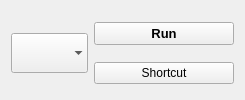
          <widget class="QFrame" name="startGroup">
           <layout class="QHBoxLayout" name="horizontalLayout_5" stretch="1,0">
            <property name="bottomMargin">
             <number>4</number>
            </property>
            <item>
             <widget class="QComboBox" name="executablesListBox">
              <property name="sizePolicy">
               <sizepolicy hsizetype="Preferred" vsizetype="Fixed">
                <horstretch>0</horstretch>
                <verstretch>0</verstretch>
               </sizepolicy>
              </property>
              <property name="minimumSize">
               <size>
                <width>0</width>
                <height>40</height>
               </size>
              </property>
              <property name="font">
               <font>
                <pointsize>9</pointsize>
                <bold>true</bold>
               </font>
              </property>
              <property name="toolTip">
               <string>Pick a program to run.</string>
              </property>
              <property name="whatsThis">
               <string>
                                &lt;!DOCTYPE HTML PUBLIC &quot;-//W3C//DTD HTML 4.0//EN&quot; &quot;http://www.w3.org/TR/REC-html40/strict.dtd&quot;&gt;
                                &lt;html&gt;&lt;head&gt;&lt;meta name=&quot;qrichtext&quot; content=&quot;1&quot; /&gt;&lt;style type=&quot;text/css&quot;&gt;
                                p, li { white-space: pre-wrap; }
                                &lt;/style&gt;&lt;/head&gt;&lt;body style=&quot; font-family:'MS Shell Dlg 2'; font-size:8.25pt; font-weight:400; font-style:normal;&quot;&gt;
                                &lt;p style=&quot; margin-top:0px; margin-bottom:0px; margin-left:0px; margin-right:0px; -qt-block-indent:0; text-indent:0px;&quot;&gt;&lt;span style=&quot; font-size:8pt;&quot;&gt;Choose the program to run. Once you start using ModOrganizer, you should always run your game and tools from here or through shortcuts created here, otherwise mods installed through MO will not be visible.&lt;/span&gt;&lt;/p&gt;
                                &lt;p style=&quot; margin-top:0px; margin-bottom:0px; margin-left:0px; margin-right:0px; -qt-block-indent:0; text-indent:0px;&quot;&gt;&lt;span style=&quot; font-size:8pt;&quot;&gt;You can add new Tools to this list, but I can't promise tools I haven't tested will work.&lt;/span&gt;&lt;/p&gt;&lt;/body&gt;&lt;/html&gt;
                              </string>
              </property>
              <property name="iconSize">
               <size>
                <width>32</width>
                <height>32</height>
               </size>
              </property>
              <property name="frame">
               <bool>false</bool>
              </property>
             </widget>
            </item>
            <item>
             <layout class="QVBoxLayout" name="verticalLayout_12" stretch="0,0">
              <item>
               <widget class="QPushButton" name="startButton">
                <property name="sizePolicy">
                 <sizepolicy hsizetype="Expanding" vsizetype="Fixed">
                  <horstretch>0</horstretch>
                  <verstretch>0</verstretch>
                 </sizepolicy>
                </property>
                <property name="minimumSize">
                 <size>
                  <width>120</width>
                  <height>0</height>
                 </size>
                </property>
                <property name="maximumSize">
                 <size>
                  <width>16777215</width>
                  <height>16777215</height>
                 </size>
                </property>
                <property name="font">
                 <font>
                  <pointsize>10</pointsize>
                  <bold>true</bold>
                 </font>
                </property>
                <property name="toolTip">
                 <string>Run program</string>
                </property>
                <property name="whatsThis">
                 <string>
                                    &lt;!DOCTYPE HTML PUBLIC &quot;-//W3C//DTD HTML 4.0//EN&quot; &quot;http://www.w3.org/TR/REC-html40/strict.dtd&quot;&gt;
                                    &lt;html&gt;&lt;head&gt;&lt;meta name=&quot;qrichtext&quot; content=&quot;1&quot; /&gt;&lt;style type=&quot;text/css&quot;&gt;
                                    p, li { white-space: pre-wrap; }
                                    &lt;/style&gt;&lt;/head&gt;&lt;body style=&quot; font-family:'MS Shell Dlg 2'; font-size:8.25pt; font-weight:400; font-style:normal;&quot;&gt;
                                    &lt;p style=&quot; margin-top:0px; margin-bottom:0px; margin-left:0px; margin-right:0px; -qt-block-indent:0; text-indent:0px;&quot;&gt;&lt;span style=&quot; font-size:8pt;&quot;&gt;Run the selected program with ModOrganizer enabled.&lt;/span&gt;&lt;/p&gt;&lt;/body&gt;&lt;/html&gt;
                                  </string>
                </property>
                <property name="locale">
                 <locale language="English" country="UnitedStates"/>
                </property>
                <property name="text">
                 <string>Run</string>
                </property>
                <property name="icon">
                 <iconset resource="resources.qrc">
                  <normaloff>:/MO/gui/run</normaloff>:/MO/gui/run</iconset>
                </property>
                <property name="iconSize">
                 <size>
                  <width>36</width>
                  <height>36</height>
                 </size>
                </property>
               </widget>
              </item>
              <item>
               <widget class="QPushButton" name="linkButton">
                <property name="sizePolicy">
                 <sizepolicy hsizetype="Fixed" vsizetype="Fixed">
                  <horstretch>0</horstretch>
                  <verstretch>0</verstretch>
                 </sizepolicy>
                </property>
                <property name="minimumSize">
                 <size>
                  <width>140</width>
                  <height>0</height>
                 </size>
                </property>
                <property name="maximumSize">
                 <size>
                  <width>16777215</width>
                  <height>16777215</height>
                 </size>
                </property>
                <property name="baseSize">
                 <size>
                  <width>0</width>
                  <height>0</height>
                 </size>
                </property>
                <property name="toolTip">
                 <string>Create a shortcut in your start menu or on the desktop to the specified program</string>
                </property>
                <property name="whatsThis">
                 <string>
                                    &lt;!DOCTYPE HTML PUBLIC &quot;-//W3C//DTD HTML 4.0//EN&quot; &quot;http://www.w3.org/TR/REC-html40/strict.dtd&quot;&gt;
                                    &lt;html&gt;&lt;head&gt;&lt;meta name=&quot;qrichtext&quot; content=&quot;1&quot; /&gt;&lt;style type=&quot;text/css&quot;&gt;
                                    p, li { white-space: pre-wrap; }
                                    &lt;/style&gt;&lt;/head&gt;&lt;body style=&quot; font-family:'MS Shell Dlg 2'; font-size:8.25pt; font-weight:400; font-style:normal;&quot;&gt;
                                    &lt;p style=&quot; margin-top:0px; margin-bottom:0px; margin-left:0px; margin-right:0px; -qt-block-indent:0; text-indent:0px;&quot;&gt;&lt;span style=&quot; font-size:8pt;&quot;&gt;This creates a start menu shortcut that directly starts the selected program with the MO active.&lt;/span&gt;&lt;/p&gt;&lt;/body&gt;&lt;/html&gt;
                                  </string>
                </property>
                <property name="text">
                 <string>Shortcut</string>
                </property>
                <property name="icon">
                 <iconset resource="resources.qrc">
                  <normaloff>:/MO/gui/link</normaloff>:/MO/gui/link</iconset>
                </property>
               </widget>
              </item>
             </layout>
            </item>
           </layout>
          </widget>
